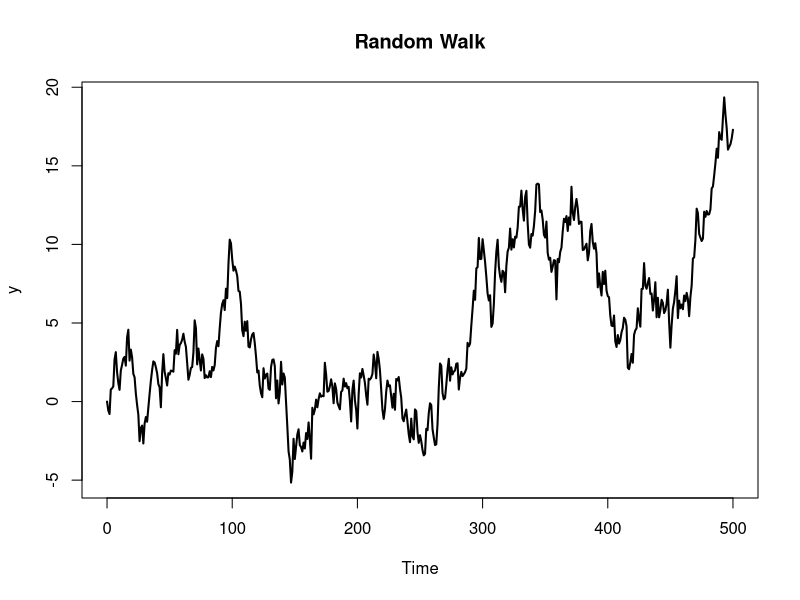
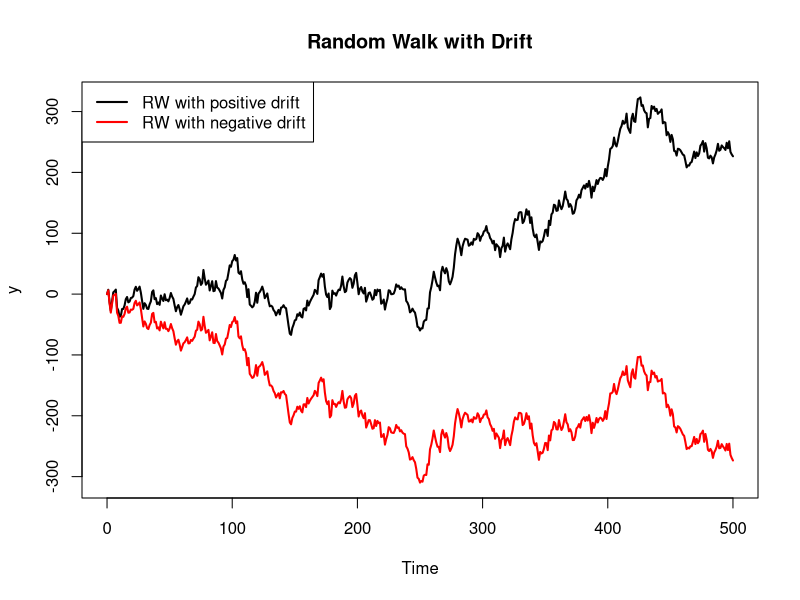
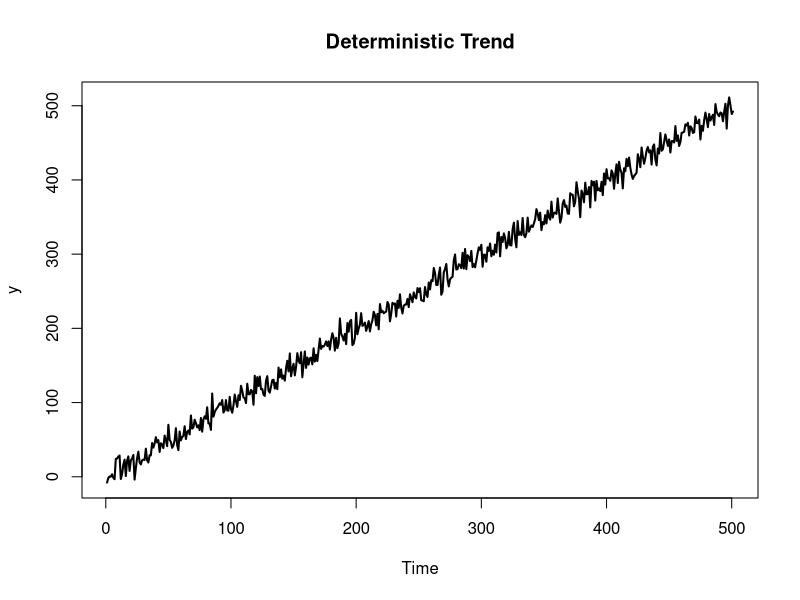
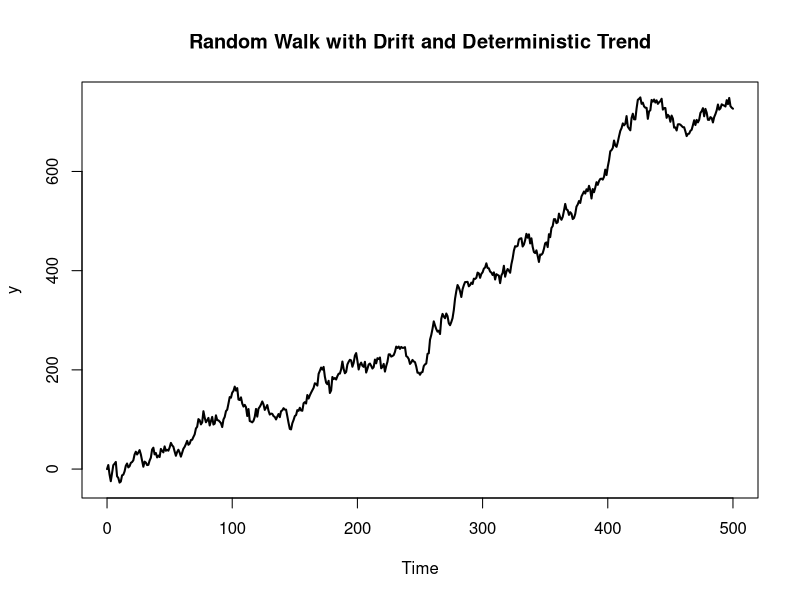
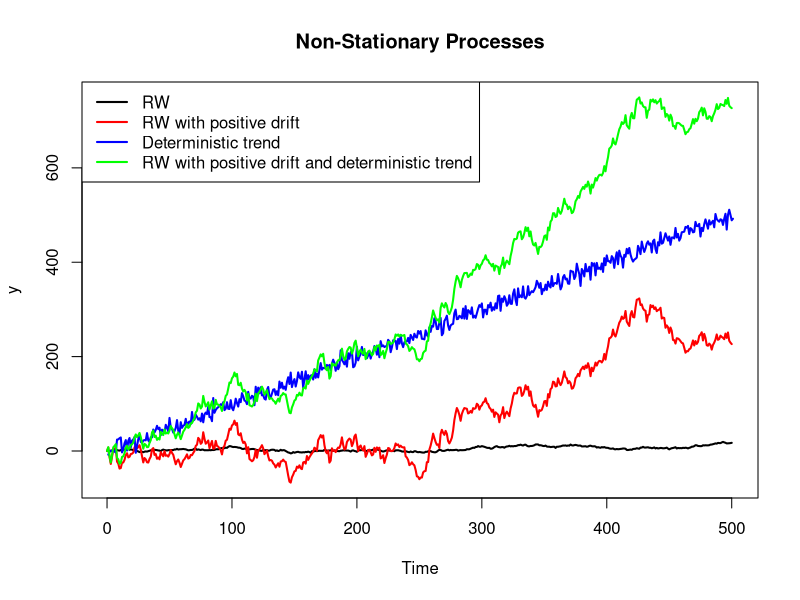
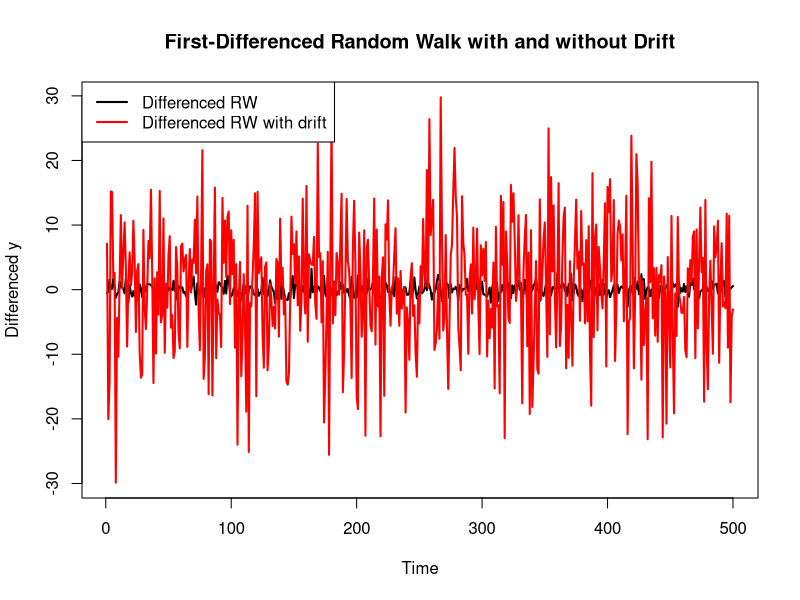
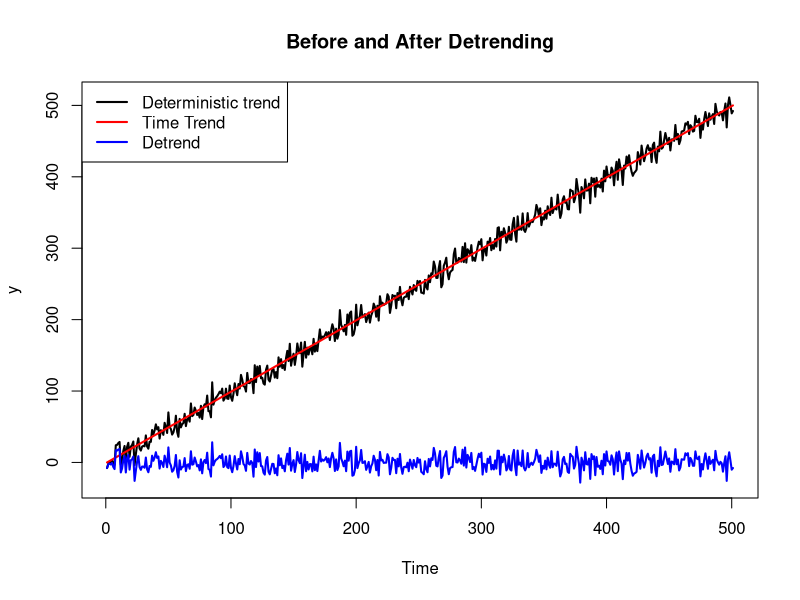
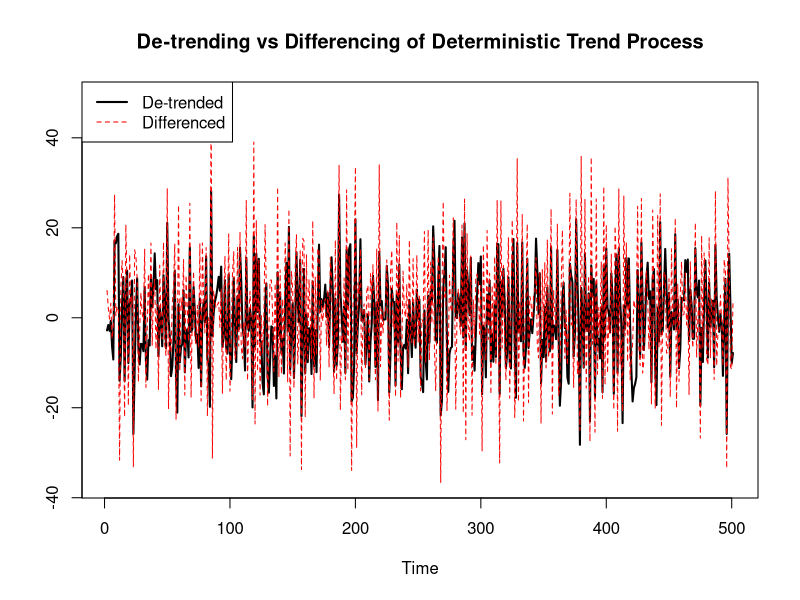

Recreate these plots in R, in order.
## ----setup, include=FALSE-----------------------------------------------------
knitr::opts_chunk$set(fig.align="center", message = FALSE, warning = FALSE)
knitr::knit_hooks$set(purl = knitr::hook_purl)

## ----load packages------------------------------------------------------------
library(forecast) # For ARIMA modelling, forecasting and evaluation
library(urca) # For unit root and stationarity tests

## ----simulate RW--------------------------------------------------------------
# Number of observations
N = 500

# Model to simulate
# For RW model, only need d = 1 in (p,d,q) to include unit root
M = list(order = c(0, 1, 0))

set.seed(123)

RW <- stats::arima.sim(model = M, n = N)
                       
# Plot RW
plot(x = RW, main = "Random Walk", ylab = "y", lwd = 2)

## ----ADF and KPSS tests for RW------------------------------------------------
RW %>% urca::ur.df(type = "none", selectlags = "AIC") %>% summary()

# KPSS requires a deterministic component, either drift (mu) or trend (tau)
RW %>% urca::ur.kpss(type = "mu", lags = "short") %>% summary()

## ----simulate RW with drift---------------------------------------------------
# Use same number of observations (N) and model (M) as RW model

# Include a non-zero mean value and optionally the standard deviation
# RW with positive constant
set.seed(234)
RW_posDrift <- stats::arima.sim(model = M, n = N, mean = 0.5, sd = 10)

# RW with negative constant
set.seed(234)
RW_negDrift <- stats::arima.sim(model = M, n = N, mean = -0.5, sd = 10)

# Plot RW with drift
plot(x = cbind(RW_posDrift, RW_negDrift), 
     main = "Random Walk with Drift", ylab = "y", 
     plot.type = "single", 
     col = c("black", "red"), lwd = 2)

legend(x = "topleft", legend = c("RW with positive drift", "RW with negative drift"), 
       col = c("black", "red"), lwd = 2)

## ----ADF and KPSS tests for RW with drift-------------------------------------
RW_posDrift %>% urca::ur.df(type = "drift", selectlags = "AIC") %>% summary()

RW_posDrift %>% urca::ur.kpss(type = "mu", lags = "short") %>% summary()

## ----simulate simple model with deterministic trend---------------------------
# Use same number of observations as RW model, observation begans from time 0
tt <- 0:N

set.seed(345)

# Set sd = 20 so that the ups and downs can be seen clearly
DT <- as.ts(tt + rnorm(n = N, mean = 0, sd = 10))

plot(x = DT, main = "Deterministic Trend", ylab = "y", lwd = 2)

## ----ADF and KPSS tests for model with DT-------------------------------------
DT %>% urca::ur.df(type = "trend", selectlags = "AIC") %>% summary()

DT %>% urca::ur.kpss(type = "tau", lags = "short") %>% summary()

## ----simulate RW with drift and DT--------------------------------------------
# Create simulated model by adding time trend (tt) to RW_posDrift
RW_posDrift_DT <- tt + RW_posDrift

plot(x = RW_posDrift_DT, main = "Random Walk with Drift and Deterministic Trend", ylab = "y", lwd = 2)

## ----ADF and KPSS tests for RW with drift and DT------------------------------
RW_posDrift_DT %>% urca::ur.df(type = "trend", selectlags = "AIC") %>% summary()

RW_posDrift_DT %>% urca::ur.kpss(type = "tau", lags = "short") %>% summary()

## ----plot models in same chart------------------------------------------------
plot(cbind(RW, RW_posDrift, DT, RW_posDrift_DT),
     main = "Non-Stationary Processes", ylab = "y", 
     plot.type = "single", 
     col = c("black", "red", "blue", "green"), lwd = 2)

legend(x = "topleft",
       legend = c("RW", "RW with positive drift", "Deterministic trend", "RW with positive drift and deterministic trend"), 
       col = c("black", "red", "blue", "green"), lwd = 2)

## ----differencing RW and RW with drift----------------------------------------
RW_diff <- diff(x = RW, lag = 1, differences = 1)

RWdrift_diff <- diff(x = RW_posDrift, lag = 1, differences = 1)

plot(x = cbind(RW_diff, RWdrift_diff), 
     main = "First-Differenced Random Walk with and without Drift", 
     ylab = "Differenced y", plot.type = "single",
     col = c("black", "red"), lwd = 2)

legend(x = "topleft", 
       legend = c("Differenced RW", "Differenced RW with drift"), 
       col = c("black", "red"), lwd = 2)

## ----ADF and KPSS test of differenced RW--------------------------------------
RW_diff %>% urca::ur.df(type = "drift", selectlags = "AIC") %>% summary()

RW_diff %>% urca::ur.kpss(type = "mu", lags = "short") %>% summary()

## ----removing time trend from model-------------------------------------------
DT_detrend <- DT - tt

plot(x = cbind(DT, tt, DT_detrend), 
     main = "Before and After Detrending", ylab = "y",
     plot.type = "single",
     col = c("black", "red", "blue"), lwd = 2)

legend(x = "topleft", legend = c("Deterministic trend", "Time Trend", "Detrend"),
       col = c("black", "red", "blue"), lwd = 2)

## ----ADF and KPSS tests on model after de-trending----------------------------
DT_detrend %>% urca::ur.df(type = "drift", selectlags = "AIC") %>% summary()

DT_detrend %>% urca::ur.kpss(type = "mu", lags = "short") %>% summary()

## ----difference model with DT once--------------------------------------------
DT_diff <- diff(x = DT, lag = 1, differences = 1)

# Remove first row of DT_detrend as differencing causes us to lose one observation
plot(x = cbind(DT_detrend[-1], DT_diff), 
     main = "De-trending vs Differencing of Deterministic Trend Process", ylab = "",
     plot.type = "single",
     col = c("black", "red"), lwd = c(2, 1), lty = c(1, 2))

legend(x = "topleft",
       legend = c("De-trended", "Differenced"),
       col = c("black", "red"), lwd = c(2, 1), lty = c(1, 2))

## ----ADF and KPSS tests for DT_diff-------------------------------------------
DT_diff %>% urca::ur.df(type = "drift", selectlags = "AIC") %>% summary()

DT_diff %>% urca::ur.kpss(type = "mu", lags = "short") %>% summary()

## ----stationarity of RW with drift and DT-------------------------------------
reg_y <- lm(formula = RW_posDrift_DT ~ tt)

delta_y <- diff(x = residuals(reg_y), lag = 1, differences = 1)

# Remove first observation from residuals as differencing causes one observation to be lost
plot(cbind(as.ts(residuals(reg_y)[-1]), delta_y),
     main = "De-trending Only and With Differencing", ylab = "",
     plot.type = "single",
     col = c("black", "red"), lwd = 2)

legend(x = "top",
       legend = c("After De-trending", "After De-trending and Differencing"),
       col = c("black", "red"), lwd = 2)

## ----ADF and KPSS tests for delta_y-------------------------------------------
delta_y %>% urca::ur.df(type = "drift", selectlags = "AIC") %>% summary()

delta_y %>% urca::ur.kpss(type = "mu", lags = "short") %>% summary()

## ----simulate ARIMA with quadratic time trend---------------------------------
# Number of observations
N = 300

# Model to simulate, need to include coefficients of AR and MA terms
M = list(order = c(2, 1, 1), ar = c(1.02, -0.43), ma = -0.41)

set.seed(456)

stoch_proc <- stats::arima.sim(model = M, n = N, mean = 0.23, sd = 3)

t <- as.ts(0:N)

y <- stoch_proc + 1.39 * t - 0.0027 * t^2

plot(y, main = "Simulated ARIMA(2,1,1) with Quadratic Time Trend", lwd = 2)

## ----ADF and KPSS tests for y-------------------------------------------------
y %>% urca::ur.df(type = "trend", selectlags = "AIC") %>% summary()

y %>% urca::ur.kpss(type = "tau", lags = "short") %>% summary()

## ----split training and testing set-------------------------------------------
train_y <- as.ts(y[0:281])
train_t <- as.ts(t[0:281])

test_y <- ts(data = y[282:301], start = 282)
test_t <- ts(data = t[282:301], start = 282)

## ----plot trends--------------------------------------------------------------
linear_trend <- lm(train_y ~ train_t)

quad_trend <- lm(train_y ~ train_t + I(train_t^2))

plot(cbind(train_y, fitted(linear_trend), fitted(quad_trend)),
     main = "Actual Training Data and Fitted Trend", ylab = "y",
     plot.type = "single",
     col = c("black", "red", "blue"), lwd = 2)

legend(x = "topleft",
       legend = c("Actual", "Linear trend", "Quadratic trend"),
       col = c("black", "red", "blue"), lwd = 2)

## ----residual of quad_trend---------------------------------------------------
plot(as.ts(cbind(residuals(quad_trend), residuals(linear_trend))),
     main = "Residuals from Linear Trend and Quadratic Trend", ylab = "",
     plot.type = "single",
     col = c("black", "red"), lwd = 2)

legend(x = "topleft",
       legend = c("Residuals quad_trend", "Residuals linear_trend"),
       col = c("black", "red"), lwd = 2)

## ----ADF and KPSS tests for residuals-----------------------------------------
residuals(quad_trend) %>% urca::ur.df(type = "drift", selectlags = "AIC") %>% summary()

residuals(quad_trend) %>% urca::ur.kpss(type = "mu", lags = "short") %>% summary()

## ----estimate ARIMA with only differencing------------------------------------
# Restrict AR and MA terms to maximum of 4 lags
model1 <- forecast::auto.arima(y = train_y, ic = "aic",
                               seasonal = FALSE, stepwise = FALSE, approximation = FALSE)

model1

## ----estimate ARIMA with xreg quad trend--------------------------------------
model2 <- forecast::auto.arima(y = train_y, ic = "aic",
                               xreg = cbind(train_t, train_t^2),
                               seasonal = FALSE, stepwise = FALSE, approximation = FALSE)

model2

## ----estimate model2 with differencing included-------------------------------
model3 <- forecast::auto.arima(y = train_y, ic = "aic", d = 1,
                               xreg = cbind(train_t, train_t^2),
                               seasonal = FALSE, stepwise = FALSE, approximation = FALSE)

model3

## ----forecast of models-------------------------------------------------------
f_model1 <- forecast::forecast(object = model1, h = 20, level = 95)

f_model2 <- forecast::forecast(object = model2, h = 20, level = 95, xreg = cbind(test_t, test_t^2))

f_model3 <- forecast::forecast(object = model3, h = 20, level = 95, xreg = cbind(test_t, test_t^2))

## ----plot f_model1 against actual value and accuracy--------------------------
plot(cbind(y, f_model1$mean, f_model1$lower, f_model1$upper),
     main = "Actual and Forecasted Values of model1", ylab = "y",
     plot.type = "single",
     col = c("black", "red", "gray", "gray"), lwd = 2)

legend(x = "topleft",
       legend = c("Actual", "Forecasted", "Lower and Upper Interval"),
       col = c("black", "red", "gray"), lwd = 2)

data.frame(forecast::accuracy(object = f_model1, x = test_y))

## ----plot f_model2 against actual value and accuracy--------------------------
plot(cbind(y, f_model2$mean, f_model2$lower, f_model2$upper),
     main = "Actual and Forecasted Values of model2", ylab = "y",
     plot.type = "single",
     col = c("black", "red", "gray", "gray"), lwd = 2)

legend(x = "topleft",
       legend = c("Actual", "Forecasted", "Lower and Upper Interval"),
       col = c("black", "red", "gray"), lwd = 2)

data.frame(forecast::accuracy(object = f_model2, x = test_y))

## ----plot f_model3 against actual value and accuracy--------------------------
plot(cbind(y, f_model3$mean, f_model3$lower, f_model3$upper),
     main = "Actual and Forecasted Values of model3", ylab = "y",
     plot.type = "single",
     col = c("black", "red", "gray", "gray"), lwd = 2)

legend(x = "topleft",
       legend = c("Actual", "Forecasted", "Lower and Upper Interval"),
       col = c("black", "red", "gray"), lwd = 2)

data.frame(forecast::accuracy(object = f_model3, x = test_y))

